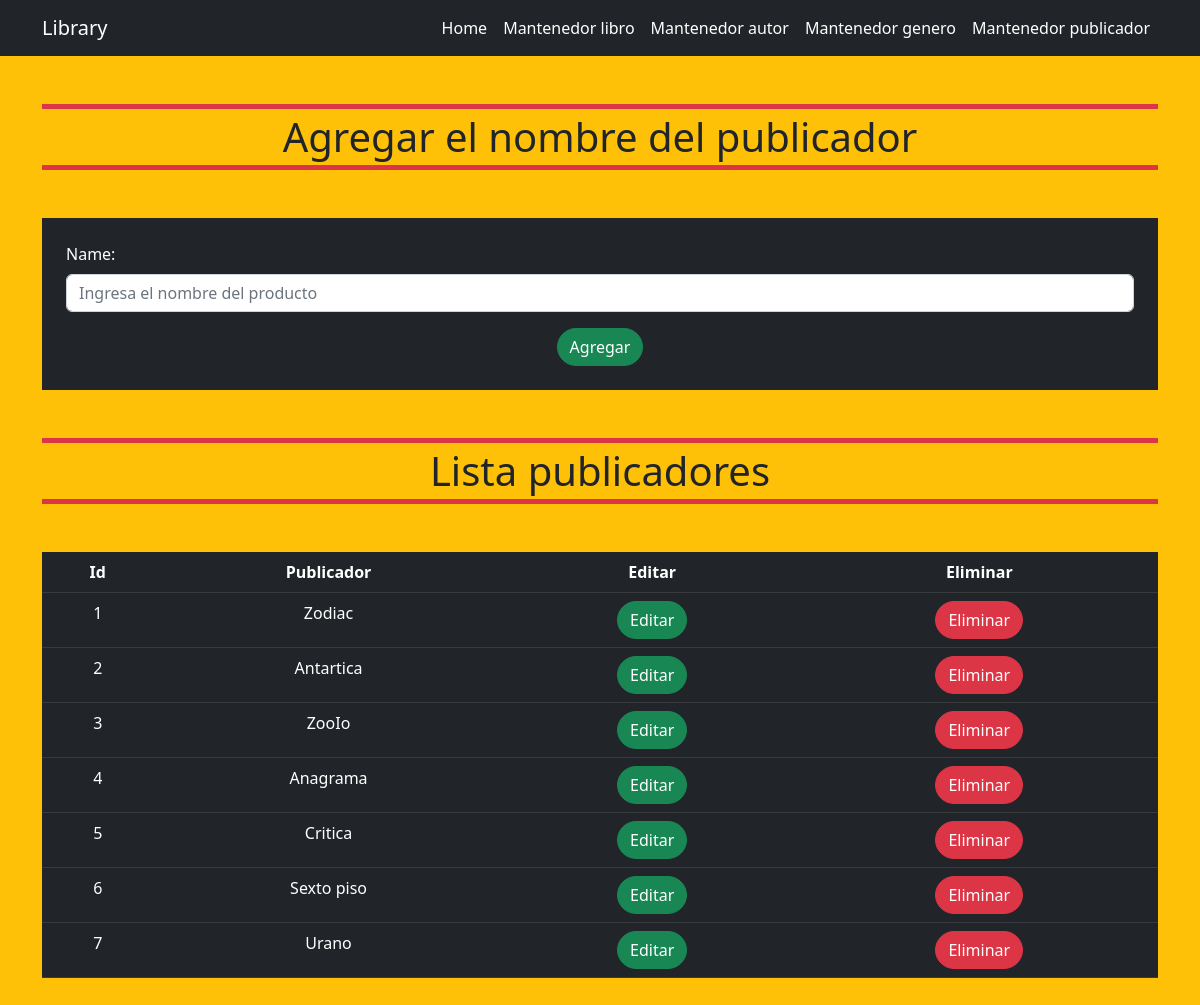
Page /publisher/ on the committed database.
### libraryApp/models.py (models this page shows)
class Publisher(models.Model):
    try:
        name = models.CharField(max_length = 100)
        def __str__(self):
            return self.name
    except Exception as e:
        print('Modelo no creado: ', e)

### libraryApp/views.py (the view)
# urls.py: path('publisher/', views.publisher, name='publisher'),
def publisher(request):
    allPublish = Publisher.objects.all()
    if request.method == 'POST':
        form = PublisherForm(request.POST)
        if form.is_valid():
            publisher = form.save(commit=False)
            publisher.save()
            return redirect('home')
    else:
        form = PublisherForm()
    context = {
        'form': form,
        'allPublish': allPublish
    }
    return render(request, 'library/publisher.html', context)

### libraryApp/forms.py
class PublisherForm(forms.ModelForm):
    name = forms.CharField(max_length=100, widget=forms.TextInput(
        attrs={
            'class': 'form-control mt-2',
            'type': 'text',
            'placeholder': 'Ingresa el nombre del producto'
        }
    ))
    class Meta:
        model = Publisher
        fields = ('name',)

### libraryApp/templates/library/publisher.html (shortened to what this page needs)
{% extends '../layout/base.html' %} {% block content %}
<section class="container">
    <h1 class="text-center my-5 border border-5 border-danger border-start-0 border-end-0 p-1">Agregar el nombre del publicador</h1>
  <form method="POST" class="bg-dark container p-4 text-white">
    {% csrf_token %} {{ form.as_p }}
    <div class="text-center">
      <button type="submit" class="btn btn-success rounded-pill">Agregar</button>
    </div>
  </form>
  <div class="my-5">
    <h1 class="text-center my-5 border border-5 border-danger border-start-0 border-end-0 p-1">Lista publicadores</h1>
    <table class="table table-dark text-center">
      <thead>
        <tr>
          <th scope="col">Id</th>
          <th scope="col">Publicador</th>
          <th scope="col">Editar</th>
          <th scope="col">Eliminar</th>
        </tr>
      </thead>
      <tbody>
        {% for publish in allPublish %}
        <tr>
          <td>{{publish.id}}</td>
          <td>{{publish.name}}</td>
          <td>
            <a
              type="submit"
              class="btn btn-success rounded-pill"
              href="{% url 'editPublisher' pk=publish.id %}"
              >Editar</a
            >
          </td>
          <td>
            <form action="{% url 'deletePublisher' pk=publish.id %}" method="post">
              <button
                type="submit"
                class="btn btn-danger rounded-pill"
                >Eliminar</button>
            </form>
          </td>
        </tr>
        {% empty %}
          <h1 class="text-center m-5 bg-danger text-white p-5 rounded-pill">No hay publicadores agregados!!!</h1>
        {% endfor %}
      </tbody>
    </table>
  </div>
</section>
{% endblock %}

### rows in the picture
Publisher: id "1", name "Zodiac"
Publisher: id "2", name "Antartica"
Publisher: id "3", name "ZooIo"
Publisher: id "4", name "Anagrama"
Publisher: id "5", name "Critica"
Publisher: id "6", name "Sexto piso"
Publisher: id "7", name "Urano"
